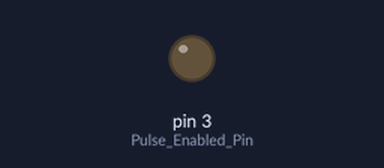
Simulated run of this sketch. Board: Arduino Uno, built with avr-gcc and run on an emulated ATmega328P. Parts: output pins drawn as LEDs (lit = HIGH).

Above: at 0.05 s.
At 2.55 s:
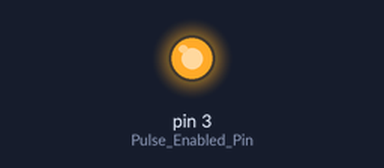
Timing chart, 0 to 6.4 s (numbered marks = the images above):
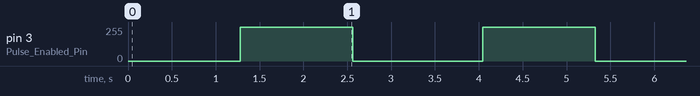

The sketch:

PWM_of_LED.ino
```cpp
/*
Pulse Width Modulation
*===Increasing the Brightness of a LED

*/
int delayTime = 5;

void setup()
{
  pinMode(3,OUTPUT);//Pulse Enabled Pin (~)
}

void loop()
{

  //*******Increase brightness with time
for(int i=0; i<256; i++)
{
analogWrite(3,i);
delay(delayTime);
}

//*******Decrease brightness with time
for(int i=255; i>=0; i--)
{
analogWrite(3,i);
delay(delayTime);
}

delay(200);
}
```

Measured:
- by itself, pin 3 (Pulse_Enabled_Pin): repeats every 2.8 s: 0/255 1.5 s, 255/255 1.3 s
